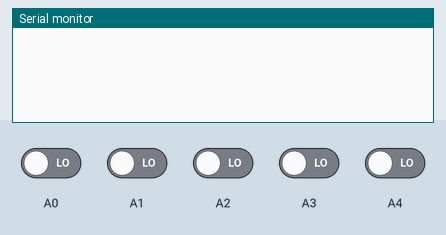
The sketch below on a simulated Arduino Uno, built with avr-gcc and run on an emulated ATmega328P. Parts: the last lines printed to the serial monitor. Inputs (shaded band) come from the test bench; at power-on: A0–4 LOW.

Above: at 1.2 s.
1.3 s: A0 driven HIGH
At 2.5 s:
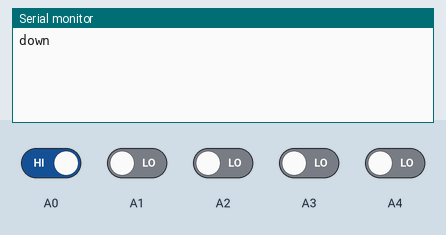
2.8 s: A1 driven HIGH
At 3.8 s:
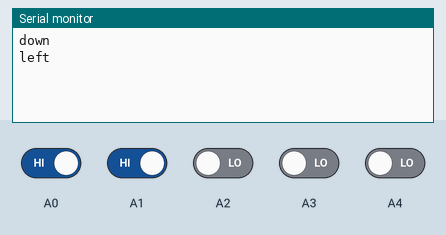
4.3 s: A2 driven HIGH
At 5.0 s:
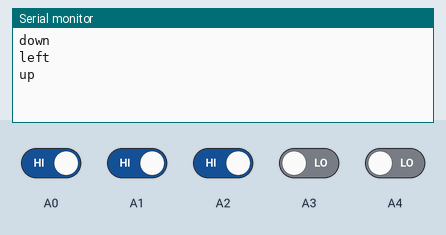
5.8 s: A3 driven HIGH
At 7.0 s:
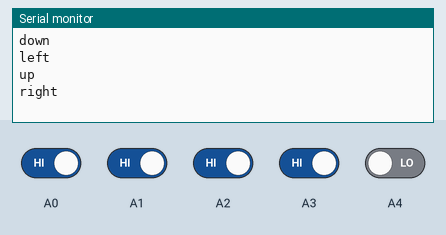
7.3 s: A4 driven HIGH
At 8.4 s:
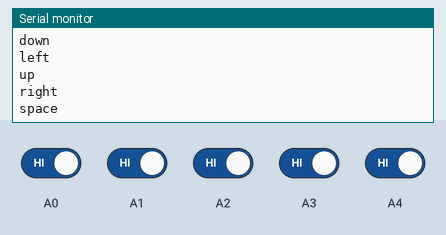

Measured:
- after the input at 1.3 s, the serial monitor: prints a new line after 0.05 s (image 1)
- after the input at 2.8 s, the serial monitor: prints a new line after 0.05 s (image 2)
- after the input at 4.3 s, the serial monitor: prints a new line after 0.05 s (image 3)
- after the input at 5.8 s, the serial monitor: prints a new line after 0.05 s (image 4)
- after the input at 7.3 s, the serial monitor: prints a new line after 0.05 s (image 5)

The sketch:

firmware.ino
```cpp
typedef struct {
  const unsigned int pin;
  int currState;  // the current reading from the input pin
  int lastState;  // the previous reading from the input pin
  unsigned long lastChanged;
  unsigned long lastDebounce;
} Button;
const unsigned long debounceDelay = 50;

bool waspressed(Button *button) {
  const int value = digitalRead(button->pin);
  if (value != button->lastState) {
    button->lastDebounce = millis();
    button->lastState = value;
  }

  if ((millis() - button->lastDebounce) > debounceDelay && value != button->currState) {
    button->currState = value;
    button->lastChanged = millis();
    if (button->currState == HIGH) {
      return true;
    }
  }
  return false;
}

Button LEFT   = {A1, LOW, LOW, 0, 0};
Button RIGHT  = {A3, LOW, LOW, 0, 0};
Button UP     = {A2, LOW, LOW, 0, 0};
Button DOWN   = {A0, LOW, LOW, 0, 0};
Button CTRL   = {A4, LOW, LOW, 0, 0};

void setup() {
  pinMode(UP.pin, INPUT);
  pinMode(DOWN.pin, INPUT);
  pinMode(LEFT.pin, INPUT);
  pinMode(RIGHT.pin, INPUT);
  pinMode(CTRL.pin, INPUT);
  Serial.begin(9600);
}

void loop() {

  if (waspressed(&UP)) {
    Serial.println("up");
  }
  if (waspressed(&DOWN)) {
    Serial.println("down");
  }
  if (waspressed(&LEFT)) {
    Serial.println("left");
  }
  if (waspressed(&RIGHT)) {
    Serial.println("right");
  }
  if (waspressed(&CTRL)) {
    Serial.println("space");
  }
}
```
